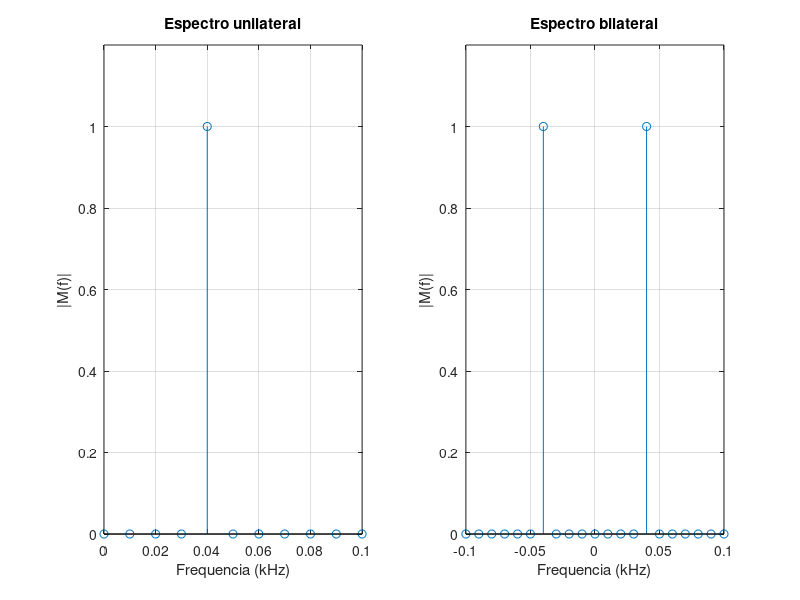

Reproduce this figure in MATLAB.
clc; close all;clear all;                                     % Limpa variáveis e fecha todos os gráficos
%% Geração do sinal cosenoidal
fsampling = 10;                                               % Taxa de amostragem
tf = 200;                                                     % Tempo entre amostras
t = 0 : (1/fsampling) : tf;                                   % Eixo do tempo
fm = 0.04;                                                    % Frequência da senoide
Am = 2;                                                       % Amplitude da senoide
m = Am*cos(2*pi*fm*t);                                        % Sinal senoidal

%% Plot do sinal M(f): single-sided amplitude spectrum.
% Visualizando a amplitude do espectro com um tamanho arbitrário para a fft
lfft = 1000;
%% Construção do single-sided amplitude spectrum.
yfft = fft(m,lfft)/lfft;                                      % Cálculo da FFT via função do Matlab
freq1 = [0 : fsampling/lfft : fsampling/2 - fsampling/lfft];  % Definição do eixo das frequências unilateral
yfftuni = yfft(1:lfft/2);                                     % Coleta da FFT unilateral
subplot(1,2,1);
stem(freq1,abs(yfftuni));                                     % Plotagem do espectro unilateral M(f)
title('Espectro unilateral');                                 % Configuração do título do gráfico 
xlabel('Frequencia (kHz)');                                   % Configuração do eixo x do gráfico 
ylabel('|M(f)|');                                             % Configuração do eixo y do gráfico  
grid on;                                                      % Adiona o grid  
axis([ 0 0.1 0 1.2]);                                         % Zoom do gráfico

%% Plot do sinal M(f): double-sided amplitude spectrum.
% Colocando as frequência no lado esquerdo; 
subplot(1,2,2);
%% Construção do double-sided amplitude spectrum.
lfftd = 1000;
yfftd = fft(m,lfftd)/lfftd;                                   % Cálculo da FFT via função do Matlab
yfftd = fftshift(yfft);
% Definição do eixo das frequências unilateral
freqd = [-fsampling/2 : fsampling/lfftd : fsampling/2 - fsampling/lfftd];
stem(freqd,abs(yfftd));                                       % Plotagem do espectro unilateral M(f)
title('Espectro bilateral');                                  % Configuração do título do gráfico 
xlabel('Frequencia (kHz)');                                   % Configuração do eixo x do gráfico 
ylabel('|M(f)|');                                             % Configuração do eixo y do gráfico  
grid on;                                                      % Adiona o grid  
axis([ -0.1 0.1 0 1.2]);                                      % Zoom do gráfico
